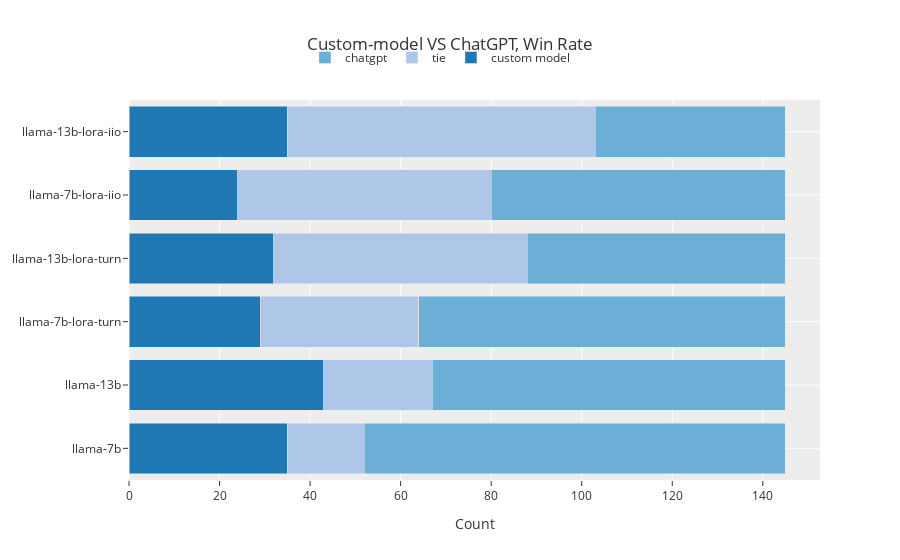

This figure's notebook cell:
### Code cell
import plotly.graph_objs as go
import pandas as pd

# 读取CSV文件
df = pd.read_csv('results.csv', header=0, index_col=0)

# 创建数据和布局对象
colors = ['green', 'blue', 'red']
data = [go.Bar(y=df.index, x=df[col], name=col, orientation='h') for i, col in enumerate(df.columns)]
# colors = ['#1f77b4', '#aec7e8', '#6baed6']  # Blue-themed colors
# data = [go.Bar(y=df.index, x=df[col], name=col, orientation='h',
#                marker=dict(color=colors[i])) for i, col in enumerate(df.columns)]
layout = go.Layout(
    barmode='stack', 
    title='Custom-model VS ChatGPT, Win Rate', 
    xaxis_title='Count',
    legend=dict(orientation="h", yanchor="top", y=1.15, xanchor="center", x=0.45)
    )

fig = go.Figure(data=data, layout=layout)
fig.update_layout(template="ggplot2")
# fig.write_html('win_rate_bule.html')
fig.write_html('win_rate.html')
fig.write_image('win_rate.png')
fig.show()

### Figure 1 — Plotly figure (JSON) as saved in the notebook; plotly's stock layout.template omitted (floating-point values rounded to 4 significant figures)
{"data": [{"marker": {"color": "#1f77b4"}, "name": "custom model", "orientation": "h", "type": "bar", "x": [35, 43, 29, 32, 24, 35], "y": ["llama-7b", "llama-13b", "llama-7b-lora-turn", "llama-13b-lora-turn", "llama-7b-lora-iio", "llama-13b-lora-iio"]}, {"marker": {"color": "#aec7e8"}, "name": "tie", "orientation": "h", "type": "bar", "x": [17, 24, 35, 56, 56, 68], "y": ["llama-7b", "llama-13b", "llama-7b-lora-turn", "llama-13b-lora-turn", "llama-7b-lora-iio", "llama-13b-lora-iio"]}, {"marker": {"color": "#6baed6"}, "name": "chatgpt", "orientation": "h", "type": "bar", "x": [93, 78, 81, 57, 65, 42], "y": ["llama-7b", "llama-13b", "llama-7b-lora-turn", "llama-13b-lora-turn", "llama-7b-lora-iio", "llama-13b-lora-iio"]}], "layout": {"barmode": "stack", "legend": {"orientation": "h", "x": 0.45, "xanchor": "center", "y": 1.15, "yanchor": "top"}, "title": {"text": "Custom-model VS ChatGPT, Win Rate"}, "xaxis": {"title": {"text": "Count"}}}}
